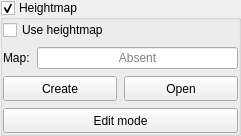
             <widget class="GroupBox" name="grpHeightMap">
              <property name="sizePolicy">
               <sizepolicy hsizetype="Expanding" vsizetype="Preferred">
                <horstretch>0</horstretch>
                <verstretch>0</verstretch>
               </sizepolicy>
              </property>
              <property name="title">
               <string>Heightmap</string>
              </property>
              <property name="checkable">
               <bool>true</bool>
              </property>
              <property name="overrided" stdset="0">
               <bool>false</bool>
              </property>
              <layout class="QVBoxLayout" name="verticalLayout_16">
               <property name="leftMargin">
                <number>0</number>
               </property>
               <property name="topMargin">
                <number>0</number>
               </property>
               <property name="rightMargin">
                <number>0</number>
               </property>
               <property name="bottomMargin">
                <number>0</number>
               </property>
               <item>
                <widget class="QWidget" name="widgetHeightMap" native="true">
                 <property name="sizePolicy">
                  <sizepolicy hsizetype="Expanding" vsizetype="Preferred">
                   <horstretch>0</horstretch>
                   <verstretch>0</verstretch>
                  </sizepolicy>
                 </property>
                 <property name="minimumSize">
                  <size>
                   <width>235</width>
                   <height>0</height>
                  </size>
                 </property>
                 <layout class="QVBoxLayout" name="verticalLayout_15">
                  <property name="spacing">
                   <number>7</number>
                  </property>
                  <property name="leftMargin">
                   <number>0</number>
                  </property>
                  <property name="topMargin">
                   <number>0</number>
                  </property>
                  <property name="rightMargin">
                   <number>0</number>
                  </property>
                  <property name="bottomMargin">
                   <number>0</number>
                  </property>
                  <item>
                   <widget class="QCheckBox" name="chkHeightMapUse">
                    <property name="text">
                     <string>Use heightmap</string>
                    </property>
                   </widget>
                  </item>
                  <item>
                   <layout class="QHBoxLayout" name="horizontalLayout_22">
                    <item>
                     <widget class="QLabel" name="label_15">
                      <property name="text">
                       <string>Map:</string>
                      </property>
                     </widget>
                    </item>
                    <item>
                     <widget class="QLineEdit" name="txtHeightMap">
                      <property name="focusPolicy">
                       <enum>Qt::NoFocus</enum>
                      </property>
                      <property name="text">
                       <string/>
                      </property>
                      <property name="alignment">
                       <set>Qt::AlignCenter</set>
                      </property>
                      <property name="readOnly">
                       <bool>true</bool>
                      </property>
                      <property name="placeholderText">
                       <string>Absent</string>
                      </property>
                     </widget>
                    </item>
                   </layout>
                  </item>
                  <item>
                   <layout class="QHBoxLayout" name="horizontalLayout_21">
                    <item>
                     <widget class="QToolButton" name="cmdHeightMapCreate">
                      <property name="sizePolicy">
                       <sizepolicy hsizetype="Preferred" vsizetype="Fixed">
                        <horstretch>0</horstretch>
                        <verstretch>0</verstretch>
                       </sizepolicy>
                      </property>
                      <property name="minimumSize">
                       <size>
                        <width>0</width>
                        <height>25</height>
                       </size>
                      </property>
                      <property name="text">
                       <string>Create</string>
                      </property>
                     </widget>
                    </item>
                    <item>
                     <widget class="QToolButton" name="cmdHeightMapLoad">
                      <property name="sizePolicy">
                       <sizepolicy hsizetype="Preferred" vsizetype="Fixed">
                        <horstretch>0</horstretch>
                        <verstretch>0</verstretch>
                       </sizepolicy>
                      </property>
                      <property name="minimumSize">
                       <size>
                        <width>0</width>
                        <height>25</height>
                       </size>
                      </property>
                      <property name="text">
                       <string>Open</string>
                      </property>
                     </widget>
                    </item>
                   </layout>
                  </item>
                  <item>
                   <widget class="QToolButton" name="cmdHeightMapMode">
                    <property name="sizePolicy">
                     <sizepolicy hsizetype="Preferred" vsizetype="Fixed">
                      <horstretch>0</horstretch>
                      <verstretch>0</verstretch>
                     </sizepolicy>
                    </property>
                    <property name="minimumSize">
                     <size>
                      <width>42</width>
                      <height>25</height>
                     </size>
                    </property>
                    <property name="text">
                     <string>Edit mode</string>
                    </property>
                    <property name="checkable">
                     <bool>true</bool>
                    </property>
                   </widget>
                  </item>
                 </layout>
                </widget>
               </item>
              </layout>
             </widget>
